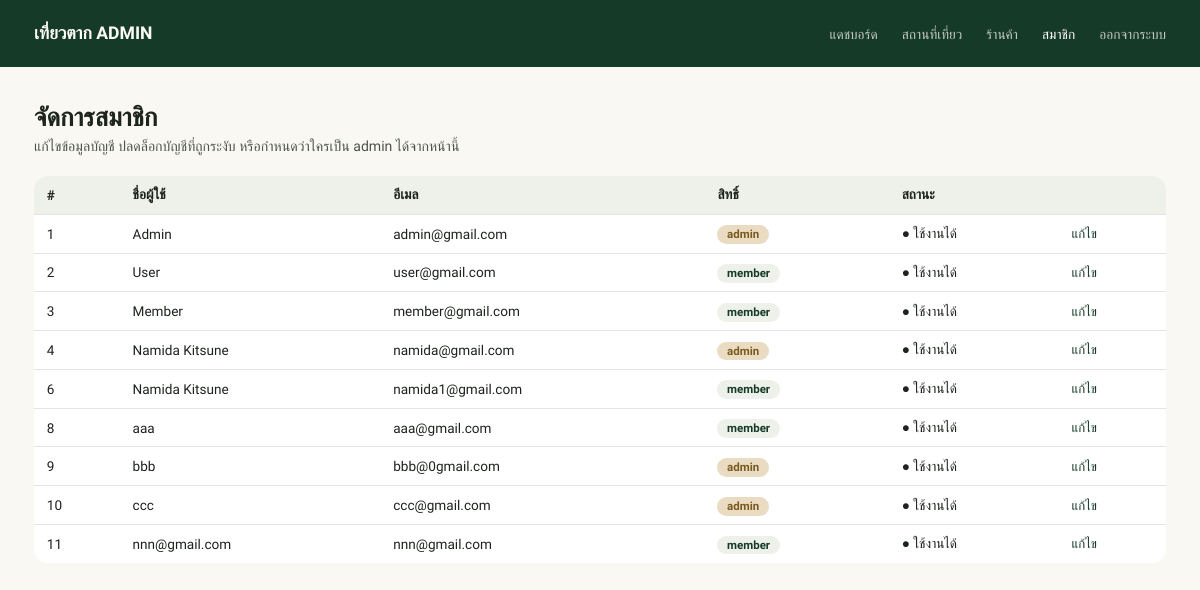
The page /admin-members.php (signed in) on the database its author committed.
### tables this page shows
CREATE TABLE `account` (
  `id_account` int(50) NOT NULL,
  `username_account` varchar(40) DEFAULT NULL,
  `email_account` varchar(40) DEFAULT NULL,
  `password_account` varchar(97) DEFAULT NULL,
  `salt_account` varchar(256) DEFAULT NULL,
  `role_account` varchar(6) DEFAULT NULL,
  `images_account` varchar(50) DEFAULT NULL,
  `login_count_account` int(1) NOT NULL,
  `lock_account` int(1) NOT NULL,
  `ban_account` datetime DEFAULT NULL
);

### admin-members.php (the view, shortened to what this page needs)
<?php
require('connect.php');
$accounts = [];
$result_all = mysqli_query($connect, "SELECT * FROM account ORDER BY id_account ASC");
while($row = mysqli_fetch_assoc($result_all)){
    $accounts[] = $row;
}
?>
<!DOCTYPE html>
<html lang="th">
<head>
</head>
<body>
<nav class="nav">
    <div class="wrap">
        <div class="logo">เที่ยวตาก ADMIN</div>
        <ul class="nav-links">
            <li><a href="admin.php">แดชบอร์ด</a></li>
            <li><a href="admin-places.php">สถานที่เที่ยว</a></li>
            <li><a href="admin-shops.php">ร้านค้า</a></li>
            <li><a href="admin-members.php" class="active">สมาชิก</a></li>
            <li><a href="admin.php?logout=1">ออกจากระบบ</a></li>
        </ul>
    </div>
</nav>
<div class="wrap">
    <div class="page-head">
        <h1>จัดการสมาชิก</h1>
        <p>แก้ไขข้อมูลบัญชี ปลดล็อกบัญชีที่ถูกระงับ หรือกำหนดว่าใครเป็น admin ได้จากหน้านี้</p>
    </div>
    <div class="table-wrap">
        <table>
            <tr>
                <th>#</th>
                <th>ชื่อผู้ใช้</th>
                <th>อีเมล</th>
                <th>สิทธิ์</th>
                <th>สถานะ</th>
                <th></th>
            </tr>
            <?php foreach($accounts as $a): ?>
            <tr>
                <td><?php echo $a['id_account']; ?></td>
                <td><?php echo htmlspecialchars($a['username_account']); ?></td>
                <td><?php echo htmlspecialchars($a['email_account']); ?></td>
                <td><span class="role-tag <?php echo $a['role_account']; ?>"><?php echo $a['role_account']; ?></span></td>
                <td><?php echo (int) $a['lock_account'] === 1 ? '<span class="lock-tag">● ถูกระงับ</span>' : '● ใช้งานได้'; ?></td>
                <td><a href="admin-members.php?edit=<?php echo $a['id_account']; ?>" class="edit-link">แก้ไข</a></td>
            </tr>
            <?php endforeach; ?>
        </table>
    </div>
</div>
</body>
</html>

### admin-members.php (style rules this page uses)
:root { --ink: #1d231d; --ink-soft: #4c554b; --cream: #faf8f3; --panel: #eef1e9; --green: #24593f; --green-deep: #163a28; --line: rgba(29,35,29,0.12); --radius: 14px; }
* { box-sizing: border-box; }
body { margin: 0; font-family: 'Prompt', sans-serif; color: var(--ink); background: var(--cream); }
a { color: inherit; }
.wrap { max-width: 1180px; margin: 0 auto; padding: 0 1.5rem; }
.nav { background: var(--green-deep); color: #fdfbf5; }
.nav .wrap { display: flex; align-items: center; justify-content: space-between; height: 4.2rem; }
.logo { font-weight: 700; font-size: 1.1rem; }
.nav-links { display: flex; gap: 1.5rem; list-style: none; margin: 0; padding: 0; }
.nav-links a { color: rgba(253,251,245,0.75); text-decoration: none; font-size: 0.85rem; }
.nav-links a.active, .nav-links a:hover { color: #fff; }
.page-head { padding: 2.2rem 0 1.3rem; }
.page-head h1 { margin: 0 0 0.3rem; font-size: 1.6rem; font-weight: 700; }
.page-head p { margin: 0; color: var(--ink-soft); font-size: 0.88rem; }
table { width: 100%; border-collapse: collapse; background: #fff; border-radius: var(--radius); overflow: hidden; margin-bottom: 3rem; }
th, td { text-align: left; padding: 0.65rem 0.8rem; font-size: 0.85rem; border-bottom: 1px solid var(--line); }
th { background: var(--panel); font-weight: 600; }
tr:last-child td { border-bottom: none; }
.role-tag { font-size: 0.72rem; font-weight: 600; padding: 0.15rem 0.6rem; border-radius: 999px; }
.role-tag.admin { background: #eadcc3; color: #7a5a1e; }
.role-tag.member { background: var(--panel); color: var(--green-deep); }
.table-wrap { overflow-x: auto; }
.edit-link { font-size: 0.82rem; color: var(--green-deep); text-decoration: none; }

### rows shown on the page
account: id_account "1", username_account "Admin", email_account "admin@gmail.com", role_account "admin", lock_account "● ใช้งานได้"
account: id_account "2", username_account "User", email_account "user@gmail.com", role_account "member", lock_account "● ใช้งานได้"
account: id_account "3", username_account "Member", email_account "member@gmail.com", role_account "member", lock_account "● ใช้งานได้"
account: id_account "4", username_account "Namida Kitsune", email_account "namida@gmail.com", role_account "admin", lock_account "● ใช้งานได้"
account: id_account "6", username_account "Namida Kitsune", email_account "namida1@gmail.com", role_account "member", lock_account "● ใช้งานได้"
account: id_account "8", username_account "aaa", email_account "aaa@gmail.com", role_account "member", lock_account "● ใช้งานได้"
account: id_account "9", username_account "bbb", email_account "bbb@0gmail.com", role_account "admin", lock_account "● ใช้งานได้"
account: id_account "10", username_account "ccc", email_account "ccc@gmail.com", role_account "admin", lock_account "● ใช้งานได้"
account: id_account "11", username_account "nnn@gmail.com", email_account "nnn@gmail.com", role_account "member", lock_account "● ใช้งานได้"
